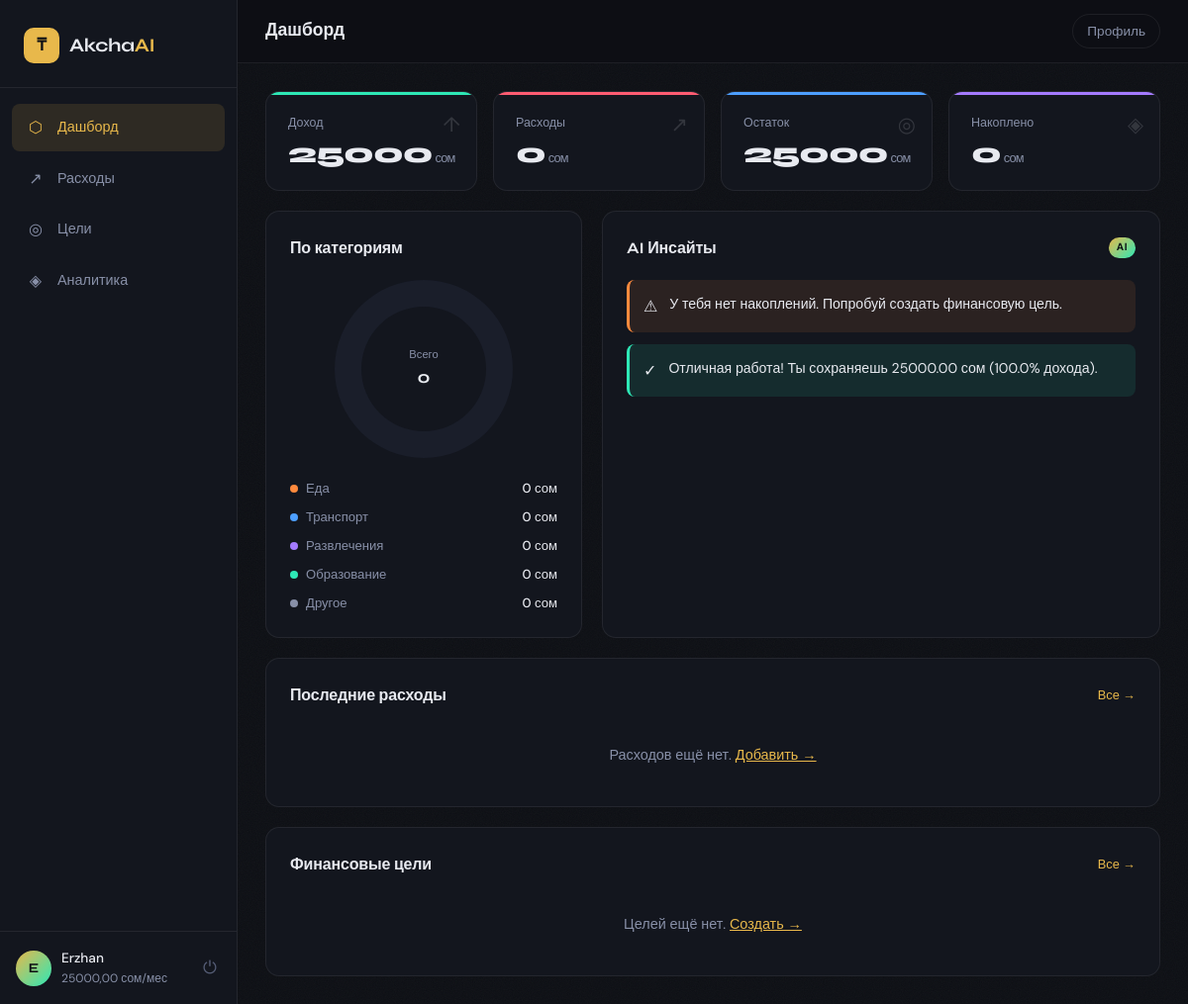
Screenshot of / (signed in) with the database file from the repository.
### apps/users/models.py (models this page shows, shortened)
class User(AbstractUser):
    income = models.DecimalField(
        max_digits=12,
        decimal_places=2,
        default=0,
        verbose_name='Ежемесячный доход'
    )

### apps/web/views.py (the view)
# urls.py: path('',            views.dashboard_view,  name='dashboard'),
@login_required
def dashboard_view(request):
    stats = _get_stats(request.user)
    recent_expenses = Expense.objects.filter(user=request.user)[:6]
    goals = Goal.objects.filter(user=request.user)[:4]
    return render(request, 'akchaai/dashboard.html', {
        'stats': stats,
        'recent_expenses': recent_expenses,
        'goals': goals,
    })

### templates/akchaai/dashboard.html (shortened to what this page needs)
{% extends 'akchaai/base.html' %}
{% block nav_dashboard %}active{% endblock %}
{% block page_title %}Дашборд{% endblock %}
{% block content %}
<div class="dashboard-grid">
  <div class="kpi-row">
    <div class="kpi-card accent-green">
      <span class="kpi-label">Доход</span>
      <span class="kpi-value">{{ stats.income|floatformat:0 }}<small>сом</small></span>
      <span class="kpi-icon">↑</span>
    </div>
    <div class="kpi-card accent-red">
      <span class="kpi-label">Расходы</span>
      <span class="kpi-value">{{ stats.total_expense|floatformat:0 }}<small>сом</small></span>
      <span class="kpi-icon">↗</span>
    </div>
    <div class="kpi-card {% if stats.balance >= 0 %}accent-blue{% else %}accent-orange{% endif %}">
      <span class="kpi-label">Остаток</span>
      <span class="kpi-value">{{ stats.balance|floatformat:0 }}<small>сом</small></span>
      <span class="kpi-icon">◎</span>
    </div>
    <div class="kpi-card accent-purple">
      <span class="kpi-label">Накоплено</span>
      <span class="kpi-value">{{ stats.total_saved|floatformat:0 }}<small>сом</small></span>
      <span class="kpi-icon">◈</span>
    </div>
  </div>
  <div class="mid-row">
    <div class="card chart-card">
      <div class="card-header">
        <span class="card-title">По категориям</span>
      </div>
      <div class="donut-wrap">
        <canvas id="categoryChart" width="220" height="220"></canvas>
        <div class="donut-center">
          <span class="dc-label">Всего</span>
          <span class="dc-value">{{ stats.total_expense|floatformat:0 }}</span>
        </div>
      </div>
      <div class="chart-legend">
        {% for key, val in stats.by_category.items %}
        <div class="legend-item">
          <span class="legend-dot cat-{{ key }}"></span>
          <span class="legend-label">{{ val.label }}</span>
          <span class="legend-amount">{{ val.amount|floatformat:0 }} сом</span>
        </div>
        {% endfor %}
      </div>
    </div>
    <div class="card insights-card">
      <div class="card-header">
        <span class="card-title">AI Инсайты</span>
        <span class="ai-badge">AI</span>
      </div>
      <div class="insights-list">
        {% if stats.insights %}
          {% for ins in stats.insights %}
          <div class="insight-item insight-{{ ins.type }}">
            <span class="insight-icon">
              {% if ins.type == 'warning' %}⚠{% elif ins.type == 'danger' %}✕{% else %}✓{% endif %}
            </span>
            <p>{{ ins.message }}</p>
          </div>
          {% endfor %}
        {% else %}
          <div class="insight-item insight-success">
            <span class="insight-icon">✓</span>
            <p>Всё отлично! Финансы в норме.</p>
          </div>
        {% endif %}
      </div>
    </div>
  </div>
  <div class="card expenses-card">
    <div class="card-header">
      <span class="card-title">Последние расходы</span>
      <a href="{% url 'expenses' %}" class="card-link">Все →</a>
    </div>
    {% if recent_expenses %}
    <table class="data-table">
      <thead>
        <tr><th>Название</th><th>Категория</th><th>Дата</th><th>Сумма</th></tr>
      </thead>
      <tbody>
        {% for exp in recent_expenses %}
        <tr>
          <td>{{ exp.title }}</td>
          <td><span class="badge cat-{{ exp.category }}">{{ exp.get_category_display }}</span></td>
          <td class="text-muted">{{ exp.date }}</td>
          <td class="text-bold">{{ exp.amount|floatformat:2 }} сом</td>
        </tr>
        {% endfor %}
      </tbody>
    </table>
    {% else %}
      <p class="empty-msg">Расходов ещё нет. <a href="{% url 'expenses' %}">Добавить →</a></p>
    {% endif %}
  </div>
  <div class="card goals-dash-card">
    <div class="card-header">
      <span class="card-title">Финансовые цели</span>
      <a href="{% url 'goals' %}" class="card-link">Все →</a>
    </div>
    {% if goals %}
      {% for goal in goals %}
      <div class="goal-item">
        <div class="goal-top">
          <span class="goal-name">{{ goal.title }}</span>
          <span class="goal-pct">{{ goal.progress_percent }}%</span>
        </div>
        <div class="progress-track">
          <div class="progress-fill" style="width: {{ goal.progress_percent }}%"></div>
        </div>
        <div class="goal-amounts">
          <span>{{ goal.current_amount|floatformat:0 }} сом</span>
          <span class="text-muted">из {{ goal.target_amount|floatformat:0 }} сом</span>
        </div>
      </div>
      {% endfor %}
    {% else %}
      <p class="empty-msg">Целей ещё нет. <a href="{% url 'goals' %}">Создать →</a></p>
    {% endif %}
  </div>
</div>
{% load static %}
{% endblock %}

### templates/akchaai/base.html (shortened to what this page needs)
<!DOCTYPE html>
<html lang="ru">
<head>
  {% load static %}
  <link rel="stylesheet" href="{% static 'css/main.css' %}" />
</head>
<body>
<div class="noise"></div>
<aside class="sidebar" id="sidebar">
  <div class="sidebar-logo">
    <span class="logo-icon">₸</span>
    <span class="logo-text">Akcha<em>AI</em></span>
  </div>
  <nav class="sidebar-nav">
    <a href="{% url 'dashboard' %}" class="nav-item {% block nav_dashboard %}{% endblock %}">
      <span class="nav-icon">⬡</span>
      <span>Дашборд</span>
    </a>
    <a href="{% url 'expenses' %}" class="nav-item {% block nav_expenses %}{% endblock %}">
      <span class="nav-icon">↗</span>
      <span>Расходы</span>
    </a>
    <a href="{% url 'goals' %}" class="nav-item {% block nav_goals %}{% endblock %}">
      <span class="nav-icon">◎</span>
      <span>Цели</span>
    </a>
    <a href="{% url 'analytics' %}" class="nav-item {% block nav_analytics %}{% endblock %}">
      <span class="nav-icon">◈</span>
      <span>Аналитика</span>
    </a>
  </nav>
  <div class="sidebar-user">
    <div class="user-avatar">{{ request.user.username|first|upper }}</div>
    <div class="user-info">
      <span class="user-name">{{ request.user.username }}</span>
      <span class="user-income">{{ request.user.income }} сом/мес</span>
    </div>
    <a href="{% url 'logout' %}" class="logout-btn" title="Выйти">⏻</a>
  </div>
</aside>
<main class="main-content">
  <header class="topbar">
    <div class="page-title">{% block page_title %}{% endblock %}</div>
    <div class="topbar-right">
      <a href="{% url 'profile' %}" class="profile-link">Профиль</a>
    </div>
  </header>
  <div class="content-area">
    {% block content %}{% endblock %}
  </div>
</main>
</body>
</html>

### rows the page displays
User: user.username|first "E", user.username "Erzhan", user.income "25000,00", income "25000"

### other values shown
{{ stats.total_expense|floatformat:0 }} "0"
{{ stats.balance|floatformat:0 }} "25000"
{{ stats.total_saved|floatformat:0 }} "0"
{{ val.label }} "Еда" "Транспорт" "Развлечения" "Образование" "Другое"
{{ val.amount|floatformat:0 }} "0" "0" "0" "0" "0"
{{ ins.message }} "У тебя нет накоплений. Попробуй создать финансовую цель." "Отличная работа! Ты сохраняешь 25000.00 сом (100.0% дохода)."
